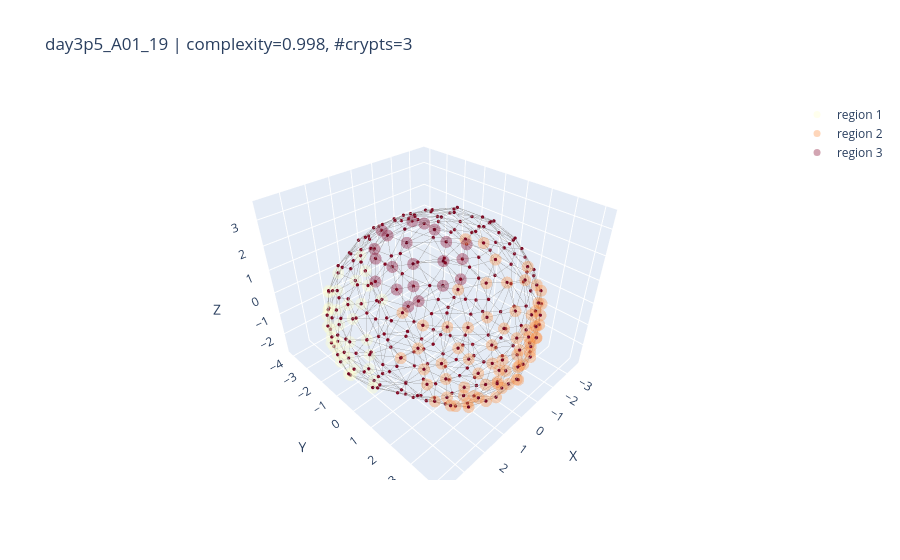
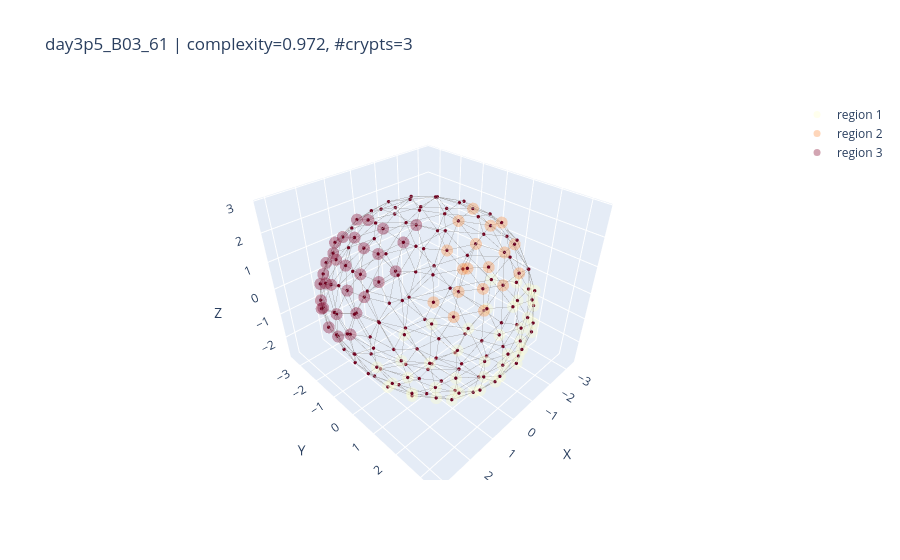
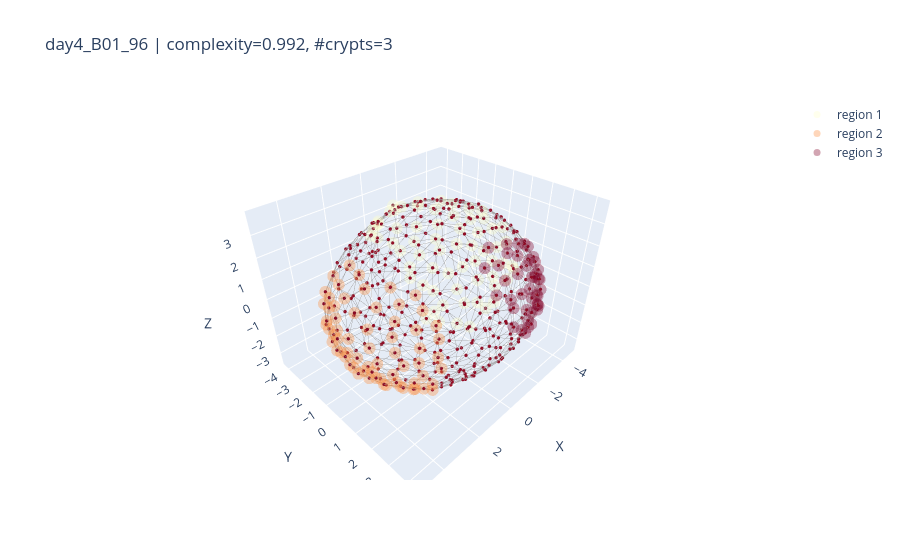

Notebook source saved alongside these figures, in order:
### Code cell
import numpy as np

def plot_random_samples_by_filters(
    results,
    k=3,
    n_crypts=None,                 # e.g. 3 for exact match
    n_crypts_range=None,           # e.g. (2, 5) inclusive; ignored if n_crypts is set
    complexity_range=None,         # e.g. (0.2, 0.6) inclusive
    seed=None,
    node_size=2,
    colorscale='YlOrRd'
):
    """
    Pool across all timepoints, filter by #crypts and complexity, sample k organoids, and plot.

    Parameters
    ----------
    results : dict
        Your per-timepoint results structure.
    k : int
        Number of random samples to plot (pooled across timepoints).
    n_crypts : int or None
        Exact number of crypts to match. If provided, overrides n_crypts_range.
    n_crypts_range : (int, int) or None
        Inclusive range for number of crypts; ignored if n_crypts is not None.
    complexity_range : (float, float) or None
        Inclusive range for complexity. If None, no complexity filtering.
    seed : int or None
        Seed for reproducible sampling. If None, sampling is unseeded.
    node_size : int
        Passed to plot_organoid_graph.
    colorscale : str
        Passed to add_region_overlays for crypts overlay.
    """
    # Gather all candidates as (tp, idx) pairs after filtering
    candidates = []
    for tp, d in results.items():
        comp_arr   = d.get("complexity", [])
        crypts_all = d.get("crypts_all", [])
        N = min(len(comp_arr), len(crypts_all))
        for i in range(N):
            cval = comp_arr[i]
            if cval is None or (isinstance(cval, float) and np.isnan(cval)):
                continue

            n_cr = len(crypts_all[i]) if crypts_all[i] is not None else 0

            # Filter by number of crypts
            if n_crypts is not None:
                if n_cr != int(n_crypts):
                    continue
            elif n_crypts_range is not None:
                lo, hi = n_crypts_range
                if not (lo <= n_cr <= hi):
                    continue

            # Filter by complexity
            if complexity_range is not None:
                clo, chi = complexity_range
                if not (clo <= float(cval) <= chi):
                    continue

            candidates.append((tp, i))

    if not candidates:
        msg = "No organoids match the filters"
        parts = []
        if n_crypts is not None: parts.append(f"#crypts == {n_crypts}")
        elif n_crypts_range is not None: parts.append(f"{n_crypts_range[0]} ≤ #crypts ≤ {n_crypts_range[1]}")
        if complexity_range is not None: parts.append(f"{complexity_range[0]} ≤ complexity ≤ {complexity_range[1]}")
        if parts: msg += f" ({', '.join(parts)})."
        print(msg)
        return

    if seed is not None:
        np.random.seed(seed)

    choose_k = min(k, len(candidates))
    sel_idxs = np.random.choice(len(candidates), size=choose_k, replace=False)

    for j in sel_idxs:
        tp, i = candidates[j]
        d = results[tp]

        G = d['cell_graphs_all'][i]
        proj_points = np.array([G.nodes[n]["proj_point"] for n in G.nodes])
        HKS = np.array([G.nodes[n]["hks"] for n in G.nodes])

        fig = plot_organoid_graph(
            proj_points,
            G,
            HKS[:, 0],
            node_size=node_size
        )
        # crypts overlay
        add_region_overlays(fig, proj_points, d['crypts_all'][i], colorscale=colorscale)
        # villus overlay
        # add_region_overlays(fig, d['centroids_all'][i], [d['villus_all'][i]])

        # Optional: annotate for context
        try:
            cval = float(d['complexity'][i])
            n_cr = len(d['crypts_all'][i]) if d['crypts_all'][i] is not None else 0
            fig.update_layout(title=f"{d['label_uid'][i]} | complexity={cval:.3f}, #crypts={n_cr}")
        except Exception:
            pass

        fig.show()



# ---- Example calls ----
# Exact #crypts = 3, any complexity:
plot_random_samples_by_filters(results, k=3, n_crypts=3, complexity_range=(-1, 1))

# #crypts in [2,5] and complexity in [0.2, 0.6]:
# plot_random_samples_by_filters(results, k=4, n_crypts_range=(2,5), complexity_range=(0.2, 0.6))

### Figure 1 — Plotly figure (JSON) as saved in the notebook; plotly's stock layout.template omitted (floating-point values rounded to 4 significant figures; data arrays with more than 128 entries replaced by an {"elided": "..."} marker saying what was removed)
{"data": [{"hoverinfo": "skip", "line": {"color": "rgba(120,120,120,0.75)", "width": 1}, "mode": "lines", "showlegend": false, "type": "scatter3d", "x": {"elided": "2679 float values"}, "y": {"elided": "2679 float values"}, "z": {"elided": "2679 float values"}}, {"hoverinfo": "skip", "marker": {"cmax": 0.08641, "cmid": 0, "cmin": -0.08641, "color": {"elided": "299 float values"}, "colorscale": [[0, "rgb(5,48,97)"], [0.1, "rgb(33,102,172)"], [0.2, "rgb(67,147,195)"], [0.3, "rgb(146,197,222)"], [0.4, "rgb(209,229,240)"], [0.5, "rgb(247,247,247)"], [0.6, "rgb(253,219,199)"], [0.7, "rgb(244,165,130)"], [0.8, "rgb(214,96,77)"], [0.9, "rgb(178,24,43)"], [1, "rgb(103,0,31)"]], "line": {"width": 0}, "size": 2}, "mode": "markers", "showlegend": false, "type": "scatter3d", "x": {"elided": "299 float values"}, "y": {"elided": "299 float values"}, "z": {"elided": "299 float values"}}, {"hoverinfo": "skip", "marker": {"color": "rgb(255, 255, 204)", "size": 7}, "mode": "markers", "name": "region 1", "opacity": 0.35, "showlegend": true, "type": "scatter3d", "x": [3.748, 2.815, 2.713, 3.615, 1.899, 1.89, 1.545, -0.2164, 0.8107, 2.41, 2.673, 3.241, 0.1589, 3.085, 0.8571, 2.317, 3.298, 1.534, 2.978, 3.468, 1.448, 2.746, 2.575, 3.687, 3.7, 3.309, 1.693, 0.3882, 2.199, 0.2111, 2.224, 2.858, 3.187, 3.315, 2.817, 3.576], "y": [-0.432, -2.702, -2.807, -0.5707, -3.406, -1.665, -3.111, -3.355, -3.697, -1.077, -0.4244, -1.954, -3.848, 0.03469, -3.39, -2.934, -1.967, -3.351, -2.487, -1.686, -2.392, -1.87, -2.873, -0.992, -0.04074, -0.9684, -3.491, -3.744, -2.52, -3.684, -3.134, -2.375, -2.251, -1.518, -2.382, -1.395], "z": [-0.5672, -0.5251, -0.5564, -1.774, -0.46, -2.736, -1.918, -1.969, -0.6461, -2.738, -2.707, -1.606, -0.5322, -2.413, -1.652, -1.673, -0.09818, -1.316, -1.254, -1.112, -2.667, -2.475, 0.08101, -1.088, -1.107, -2.344, 0.2371, 0.3523, -2.396, -1.179, -1.097, 0.5329, -0.8273, -2.041, -1.898, -0.5902]}, {"hoverinfo": "skip", "marker": {"color": "rgb(253, 141, 60)", "size": 7}, "mode": "markers", "name": "region 2", "opacity": 0.35, "showlegend": true, "type": "scatter3d", "x": [2.221, -0.7058, -0.03979, 2.933, -1.355, -1.454, 1.616, 1.572, 0.7803, 0.1874, 0.2943, -2.555, 2.992, -1.099, 2.266, -0.2419, -1.741, -0.02195, 0.9079, -0.4573, 1.2, 2.673, 0.2521, 1.898, -0.8596, 0.6811, -0.3665, 1.443, 0.3304, 3.022, -2.077, -0.284, -1.444, 1.091, 1.661, -0.7722, -0.1972, 0.6138, 1.179, 3.336, -1.532, 2.701, 2.099, -1.038, -2.069, 2.146, -0.1576, -1.218, 0.4654, 3.013, 1.394, 2.282, 2.266, 0.1333, -0.3931, 2.696, -2.357, -1.548, -1.249, 0.8354, 0.905, 1.672, -1.745, 2.327, 1.891, 0.3592, 2.759, -0.7706, 2.604, 1.323, -2.153, 1.146], "y": [3.547, 3.335, 4.103, 1.693, 2.964, 3.638, 3.888, 2.582, 2.967, 3.282, 4.122, 2.844, 2.741, 3.848, 3.587, 1.975, 3.516, 2.639, 4.086, 4.044, 2.905, 3.207, 1.654, 3.786, 2.686, 2.771, 2.99, 3.929, 4.118, 2.648, 3.284, 3.514, 3.658, 4.038, 3.327, 3.939, 4.056, 3.651, 3.653, 1.991, 2.952, 3.05, 3.557, 3.404, 3.189, 3.175, 3.948, 3.635, 4.041, 2.402, 3.81, 3.292, 3.072, 4.053, 3.922, 2.778, 2.687, 3.286, 3.609, 3.974, 3.836, 3.701, 3.265, 2.895, 3.289, 3.8, 2.35, 3.915, 3.207, 3.501, 3.149, 3.988], "z": [-0.7408, 2.015, -0.6009, 1.836, 2.048, -0.6277, -0.4538, 2.413, 2.441, 2.329, -0.4744, -0.489, -0.2746, -0.2717, -0.3092, 2.971, -0.2726, 2.755, -0.2339, -0.1363, -2.439, 0.06549, 3.172, 0.1548, -2.477, -2.592, -2.489, 0.3425, 0.2737, 0.3144, 0.3426, -2.144, 0.3932, 0.3169, -1.904, 0.4542, 0.4401, -2.007, -1.742, 0.5297, -1.94, 0.5973, 0.7091, -1.841, 0.8536, -1.583, -1.516, 1.016, 0.7988, 0.975, 0.9624, 1.08, -1.55, -1.196, 1.146, -1.232, -1.376, 1.392, -1.179, -1.136, 1.318, -1.154, -1.289, 1.657, 1.61, 1.64, 1.652, -0.8929, -0.7824, 1.779, -0.7844, -0.6942]}, {"hoverinfo": "skip", "marker": {"color": "rgb(128, 0, 38)", "size": 7}, "mode": "markers", "name": "region 3", "opacity": 0.35, "showlegend": true, "type": "scatter3d", "x": [-1.858, -3.487, -2.887, -0.6173, -1.109, -1.927, -0.5895, -2.331, -3.392, -3.248, -0.4599, -3.024, -3.432, -0.2755, -3.359, -1.244, -1.415, -2.415, -1.604, -1.078, -2.495], "y": [-3.047, -1.628, -2.209, -4.105, -3.382, -3.165, -3.512, -3.974, -2.53, -1.468, -3.922, -2.9, -1.38, -3.793, -2.658, -3.969, -3.976, -3.677, -2.493, -2.604, -2.996], "z": [1.363, -0.5632, -1.981, -0.3737, -1.894, -2.01, 1.229, -0.2171, -0.01951, -1.447, 0.2513, 0.5859, 0.3028, -1.255, -1.057, 0.5748, -1.091, -1.247, -2.331, -2.418, 1.038]}], "layout": {"scene": {"aspectmode": "data", "xaxis": {"title": {"text": "X"}}, "yaxis": {"title": {"text": "Y"}}, "zaxis": {"title": {"text": "Z"}}}, "title": {"text": "day3p5_A01_19 | complexity=0.998, #crypts=3"}}}

### Figure 2 — Plotly figure (JSON) as saved in the notebook; plotly's stock layout.template omitted (floating-point values rounded to 4 significant figures; data arrays with more than 128 entries replaced by an {"elided": "..."} marker saying what was removed)
{"data": [{"hoverinfo": "skip", "line": {"color": "rgba(120,120,120,0.75)", "width": 1}, "mode": "lines", "showlegend": false, "type": "scatter3d", "x": {"elided": "1575 float values"}, "y": {"elided": "1575 float values"}, "z": {"elided": "1575 float values"}}, {"hoverinfo": "skip", "marker": {"cmax": 0.08422, "cmid": 0, "cmin": -0.08422, "color": {"elided": "177 float values"}, "colorscale": [[0, "rgb(5,48,97)"], [0.1, "rgb(33,102,172)"], [0.2, "rgb(67,147,195)"], [0.3, "rgb(146,197,222)"], [0.4, "rgb(209,229,240)"], [0.5, "rgb(247,247,247)"], [0.6, "rgb(253,219,199)"], [0.7, "rgb(244,165,130)"], [0.8, "rgb(214,96,77)"], [0.9, "rgb(178,24,43)"], [1, "rgb(103,0,31)"]], "line": {"width": 0}, "size": 2}, "mode": "markers", "showlegend": false, "type": "scatter3d", "x": {"elided": "177 float values"}, "y": {"elided": "177 float values"}, "z": {"elided": "177 float values"}}, {"hoverinfo": "skip", "marker": {"color": "rgb(255, 255, 204)", "size": 7}, "mode": "markers", "name": "region 1", "opacity": 0.35, "showlegend": true, "type": "scatter3d", "x": [1.43, 2.073, 0.02006, 0.7647, 0.8124, -0.4376, 0.3364, 1.446, 0.6614, 2.182, -0.7065, 0.1378, 2.645, 1.995, 0.9566, 2.464, -1.467, -0.8364, 1.642, -0.2984, 0.4919, 2.813, -2.731, -2.064, 2.226, 1.147, 3.011, 2.693, -1.195, 1.882, -0.266, -2.524, -1.944, 0.4239, -0.8864, 1.193, 2.351, 2.761, -1.803, -0.1319, 1.799, 0.6892, 2.573, -0.964], "y": [2.781, 2.146, 3.08, 1.871, 2.839, 2.8, 2.548, 2.342, 2.497, 1.453, 2.527, 2.872, 0.9411, 2.247, 2.952, 1.769, 2.569, 2.954, 2.764, 3.237, 3.249, 1.374, 1.482, 2.354, 2.439, 3.178, 1.009, 1.884, 3.055, 2.836, 3.366, 1.964, 2.561, 3.374, 3.232, 3.195, 2.354, 1.741, 2.601, 3.321, 2.776, 3.209, 1.689, 3.041], "z": [1.049, 1.197, 1.124, -2.392, 1.359, 1.534, 1.871, -1.883, -2.062, -1.838, -1.873, -1.72, -1.504, -1.447, -1.389, -1.264, -1.314, -1.277, -1.124, -1.022, -0.9648, -0.9103, -0.9556, -0.8286, -0.7038, -0.5576, -0.413, -0.3995, -0.479, -0.3175, -0.3752, -0.1359, -0.1667, -0.08645, 0.1413, 0.05002, 0.2011, 0.1531, 0.4791, 0.4529, 0.5551, 0.6498, 0.8778, 0.8119]}, {"hoverinfo": "skip", "marker": {"color": "rgb(253, 141, 60)", "size": 7}, "mode": "markers", "name": "region 2", "opacity": 0.35, "showlegend": true, "type": "scatter3d", "x": [-2.526, -3.25, -2.909, -3.068, -3.31, -2.993, -3.25, -2.541, -2.63, -2.418, -1.935, -2.932, -2.695, -2.772, -2.94, -3.152, -1.75, -2.976], "y": [0.2558, -0.9023, -1.17, 0.6, 0.3458, -1.024, -0.2373, -1.023, 0.5865, -0.4487, -0.6908, -0.1781, -1.807, -1.361, 0.961, -0.2341, -1.578, 1.252], "z": [-1.952, 0.0922, -0.9635, -0.9202, 0.2279, -0.9066, -0.6118, -1.754, 1.706, 1.916, -2.45, -1.391, -0.3271, 1.024, 0.9461, 1.109, -2.13, -0.06323]}, {"hoverinfo": "skip", "marker": {"color": "rgb(128, 0, 38)", "size": 7}, "mode": "markers", "name": "region 3", "opacity": 0.35, "showlegend": true, "type": "scatter3d", "x": [1.039, 1.639, 0.2625, 2.937, 2.146, 2.648, 1.651, 0.7375, -0.6247, 0.8083, 2.775, -1.536, 2.297, -0.07691, 2.934, 1.24, 1.876, 1.108, 2.74, -0.02042, -0.796, 1.855, 1.027, -1.832, 0.4668, 0.3478, 2.527, 2.398, -0.3398, 1.928, -1.074], "y": [-3.071, -2.456, -3.293, -1.338, -1.802, -2.112, -3.039, -2.475, -3.32, -3.33, -1.832, -2.939, -2.575, -3.406, -1.481, -3.185, -1.907, -2.567, -1.454, -2.928, -3.149, -2.789, -2.947, -2.538, -2.907, -3.287, -1.592, -2.115, -3.042, -2.503, -2.919], "z": [-0.9299, 1.474, -0.7139, -0.4556, 1.583, -0.3332, -0.3683, 1.92, -0.2468, -0.1148, 0.2049, 0.02648, 0.2025, 0.1834, 0.2008, 0.3721, -1.729, -1.616, 0.9824, 1.478, 0.7895, 0.6944, 1.239, 0.7756, -1.427, 0.8219, -1.227, 0.8352, -1.219, -1.169, -1.022]}], "layout": {"scene": {"aspectmode": "data", "xaxis": {"title": {"text": "X"}}, "yaxis": {"title": {"text": "Y"}}, "zaxis": {"title": {"text": "Z"}}}, "title": {"text": "day3p5_B03_61 | complexity=0.972, #crypts=3"}}}

### Figure 3 — Plotly figure (JSON) as saved in the notebook; plotly's stock layout.template omitted (floating-point values rounded to 4 significant figures; data arrays with more than 128 entries replaced by an {"elided": "..."} marker saying what was removed)
{"data": [{"hoverinfo": "skip", "line": {"color": "rgba(120,120,120,0.75)", "width": 1}, "mode": "lines", "showlegend": false, "type": "scatter3d", "x": {"elided": "3834 float values"}, "y": {"elided": "3834 float values"}, "z": {"elided": "3834 float values"}}, {"hoverinfo": "skip", "marker": {"cmax": 0.091, "cmid": 0, "cmin": -0.091, "color": {"elided": "428 float values"}, "colorscale": [[0, "rgb(5,48,97)"], [0.1, "rgb(33,102,172)"], [0.2, "rgb(67,147,195)"], [0.3, "rgb(146,197,222)"], [0.4, "rgb(209,229,240)"], [0.5, "rgb(247,247,247)"], [0.6, "rgb(253,219,199)"], [0.7, "rgb(244,165,130)"], [0.8, "rgb(214,96,77)"], [0.9, "rgb(178,24,43)"], [1, "rgb(103,0,31)"]], "line": {"width": 0}, "size": 2}, "mode": "markers", "showlegend": false, "type": "scatter3d", "x": {"elided": "428 float values"}, "y": {"elided": "428 float values"}, "z": {"elided": "428 float values"}}, {"hoverinfo": "skip", "marker": {"color": "rgb(255, 255, 204)", "size": 7}, "mode": "markers", "name": "region 1", "opacity": 0.35, "showlegend": true, "type": "scatter3d", "x": [-2.432, -1.69, -2.332, -0.388, -4.369, -4.283, -1.681, -3.834, 0.1931, -4.314, 0.2395, -4.479, -4.19, -4.192, -0.4118, -2.614, -2.64, -3.348, -1.255, -3.043, -3.581, -1.6, -3.765, -3.625, -4.621, -3.794, -3.43, -1.333, -4.192, -2.257, 0.1348, 0.2886, -4.562, -2.646, -4.51, -3.565, -3.312, -4.687, -1.642, -1.918, -4.263, -4.207, -0.5501, -0.6442, -2.443, -3.452, -2.725, -3.666, -4.719, -2.323, -0.4783, -1.994, -4.616, -3.644, -1.308, -4.221, -1.84, -4.189, -4.438, -4.178, -2.577, -3.468, -3.097, -4.16, -4.593], "y": [0.147, -1.256, -0.5933, -4.092, -0.1368, -1.697, -4.177, -2.412, -3.567, -0.9212, -3.763, -1.404, 0.2623, 0.8423, -4.038, -1.873, -3.612, -1.045, -1.711, -2.911, -3.088, -2.536, -1.386, -0.4107, -0.4247, -0.6588, 0.2885, -3.952, -2.46, -3.276, -3.343, -3.05, -1.751, -2.616, 0.3135, -1.769, -2.055, -1.071, -3.948, -1.829, 0.9996, 1.125, -3.246, -2.566, -3.779, -3.245, -2.209, 0.5763, -0.3211, -3.046, -2.81, -3.672, -1.452, -2.485, -4.101, -2.303, -3.486, -0.9134, 0.3826, 0.1692, -3.724, -3.123, -3.102, -1.961, -0.577], "z": [-3.302, -3.35, -3.477, 0.8207, -1.363, 1.295, 0.8306, 1.37, 1.728, 1.582, 1.309, -1.061, 1.603, -0.9744, 1.521, -3.144, -0.8498, -2.967, -3.19, 1.807, -0.7347, 2.76, 2.141, -2.73, -0.6888, 2.237, -2.63, 2.227, -0.3686, 2.12, 2.043, 2.301, -0.307, -2.624, -0.4492, -2.551, 2.276, -0.4014, -0.3306, -3.161, -0.1753, -0.2606, 2.422, 2.844, -0.05042, -0.088, 2.568, -2.212, 0.1019, -2.314, 2.674, -1.327, 0.5153, -1.92, 0.1851, 0.5789, -1.852, -1.845, 0.7962, -1.684, 0.7472, 0.7758, -1.618, -1.515, 1.071]}, {"hoverinfo": "skip", "marker": {"color": "rgb(253, 141, 60)", "size": 7}, "mode": "markers", "name": "region 2", "opacity": 0.35, "showlegend": true, "type": "scatter3d", "x": [4.328, 4.437, 2.922, 3.655, 2.979, 4.011, 3.573, 4.803, 4.075, 4.073, 4.446, 4.517, 4.458, 3.441, 4.523, 3.211, 4.634, 2.888, 2.759, 3.849, 4.857, 4.212, 3.425, 3.811, 4.406, 4.336, 4.148, 3.394, 3.498, 4.024, 3.722, 3.206, 2.481, 4.617, 3.063, 4.948, 2.937, 3.513, 3.113, 4.872, 3.478, 4.561, 3.894, 3.964, 3.863, 3.65, 3.796, 3.381, 4.886, 4.581, 4.084, 3.859, 3.568, 3.006, 3.08, 3.046, 4.987, 4.274, 3.652, 4.135, 4.084, 4.798, 4.665, 3.497, 4.54, 3.993, 4.921], "y": [-0.8564, -1.351, 3.189, -2.053, 2.952, 2.13, 2.61, -0.02894, 2.138, -1.636, 1.527, 1.403, -0.852, 2.628, 0.76, -2.74, -0.5852, 3.013, 1.728, 2.043, 0.5667, 2.214, 2.914, -1.459, 0.06423, -1.473, -0.603, -0.4709, 0.4886, 1.334, -2.319, 1.374, 2.446, 1.559, 2.553, 0.4792, 3.334, 1.909, 2.035, -0.3977, -0.7882, -1.219, 0.5877, 2.526, -0.1225, 0.0002958, 1.237, 1.343, 1.146, 1.861, 0.5594, -1.16, 2.872, 2.169, 2.58, 3.274, 0.1921, -0.16, 2.073, 2.308, 1.479, -0.702, 1.62, 2.854, 0.5459, -1.895, 0.8023], "z": [-1.225, 0.9693, 1.101, -1.217, -1.196, -0.9597, -0.9494, 1.236, 1.247, -0.9521, -0.847, 1.407, 1.519, 1.477, 1.75, -0.5431, -0.7535, 1.555, -2.554, 1.729, -0.5645, -0.3492, -0.4657, 1.88, 1.941, -0.3891, 2.063, -2.43, -2.352, 2.028, -0.1397, -2.338, -2.272, -0.4021, 2.039, -0.1597, -0.1584, 2.191, -2.064, -0.04455, 2.496, 0.1129, 2.342, 0.1201, -2.087, 2.528, -1.921, 2.523, 0.1736, 0.1864, -1.831, -1.777, 0.2161, 2.435, -1.637, 0.3993, 0.532, -1.628, -1.547, 0.6967, -1.487, 0.7199, 0.8039, 0.8426, -1.265, 1.021, 0.8708]}, {"hoverinfo": "skip", "marker": {"color": "rgb(128, 0, 38)", "size": 7}, "mode": "markers", "name": "region 3", "opacity": 0.35, "showlegend": true, "type": "scatter3d", "x": [-0.5692, -3.019, -0.9049, -1.562, 0.003739, -2.391, -2.421, -1.515, -3.179, 0.187, -2.465, -0.9359, -1.934, 0.2378, -2.585, -3.315, -0.3729, -1.368, -1.541, -1.306, -1.784, -3.028, -2.582, -1.116, -2.184, 0.7538, -0.4566, -2.32, -0.5031, -3.566, -0.5913, 0.2242, -1.967, -3.18, -1.684, -1.596, -1.063, -2.461, -1.003, 0.1619, 0.6931, 0.1537], "y": [4.264, 3.079, 2.857, 4.021, 2.738, 3.569, 3.326, 3.806, 2.673, 4.181, 3.205, 4.042, 3.628, 4.063, 2.715, 2.82, 4.094, 3.805, 3.998, 3.55, 3.338, 3.241, 3.562, 4.128, 3.802, 3.798, 4.248, 2.705, 3.734, 2.642, 3.14, 3.719, 3.944, 3.077, 2.848, 4.085, 3.271, 3.643, 4.239, 4.269, 3.161, 3.336], "z": [1.017, 1.115, 3.072, 1.08, 3.25, 1.17, -1.084, -0.9384, 1.485, 1.463, 1.791, 1.661, 1.669, 1.792, 2.232, -0.6153, 1.741, 1.854, -0.3703, 2.277, 2.231, -0.1426, -0.1691, -0.2151, -0.1026, 2.113, 0.1122, 2.463, 2.371, 0.2793, 2.943, 2.427, 0.2836, 0.5757, 2.767, 0.6055, 2.693, 0.6808, 0.6349, 0.6263, 2.902, 2.845]}], "layout": {"scene": {"aspectmode": "data", "xaxis": {"title": {"text": "X"}}, "yaxis": {"title": {"text": "Y"}}, "zaxis": {"title": {"text": "Z"}}}, "title": {"text": "day4_B01_96 | complexity=0.992, #crypts=3"}}}
